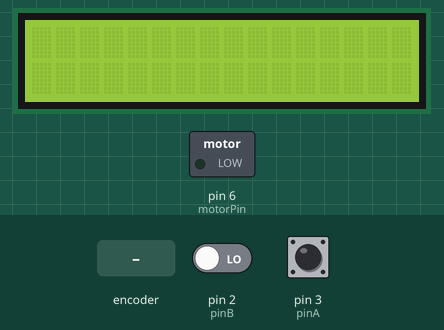
A sketch run on a simulated Arduino Uno, built with avr-gcc and run on an emulated ATmega328P. Shown: 16×2 character LCD, switched loads named in the sketch (green lamp = pin HIGH). The inputs (shaded band) are chosen by the test bench; at power-on: pin 2 (pinB) LOW, pin 3 (pinA) HIGH. What the sketch prints to the serial monitor is not drawn.

Above: at 1.2 s.
1.3 s: rotary encoder on pin 3 (pinA) / pin 2 (pinB) turned 3 steps (first pin leading)
At 2.9 s:
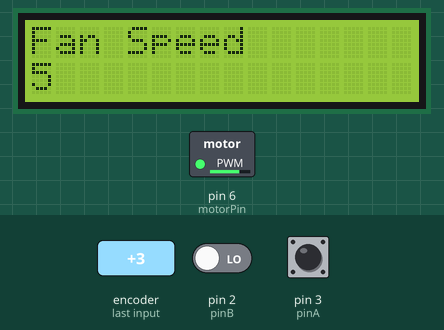
3.4 s: rotary encoder on pin 3 (pinA) / pin 2 (pinB) turned 3 steps (first pin leading)
At 4.5 s:
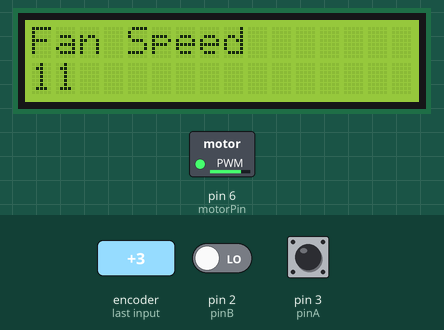
5.5 s: rotary encoder on pin 3 (pinA) / pin 2 (pinB) turned 1 step (first pin leading)
At 7.0 s:
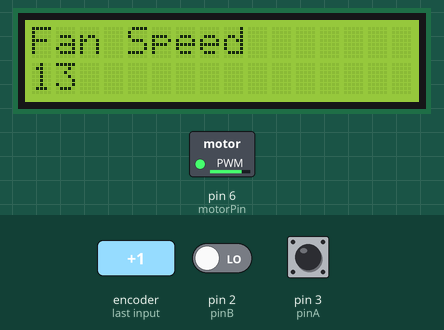
Timing chart, 0 to 8.5 s (numbered marks = the images above; inputs shaded):
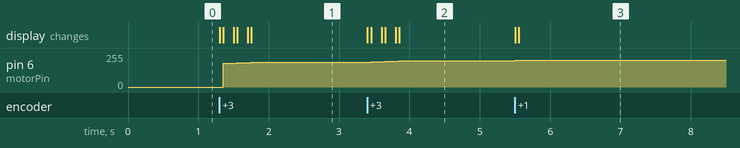

Measured:
- after the input at 1.3 s, pin 6 (motorPin): 0/255 → 177/255 after 0.05 s, → 181/255 0.15 s later, → 185/255 0.20 s later; the display: first changes at once (image 1 shows a later state)
- after the input at 3.4 s, pin 6 (motorPin): 185/255 → 189/255 at once, → 193/255 0.20 s later, → 197/255 0.20 s later; the display: first changes at once (image 2 shows a later state)
- after the input at 5.5 s, pin 6 (motorPin): 197/255 → 201/255 at once; the display: first changes at once (image 3 shows a later state)

The sketch:

EncoderMotorLCDGOOD.ino
```cpp
//LDC
#include <LiquidCrystal.h>
LiquidCrystal lcd(7, 8, 9, 10, 11, 12);
const int columns=16;
const int rows=2;
int mapRange = 40;
int wait=0;
//motor
int motorPin=6;
int speed;
//encoder
int pinA=3;
int pinB=2;
int lastPinA;
int valueA;
int speedDisplay;
boolean clockwise;
long int encoderCount=0;

void setup() {
  //LCD
  lcd.begin(columns,rows);
  //motor
  pinMode(motorPin,OUTPUT);
  //encoder
  pinMode(pinA,INPUT);
  pinMode(pinB,INPUT);
  lastPinA=digitalRead(pinA);
  Serial.begin(9600);
}

void loop() {
  valueA=digitalRead(pinA);
  delay(wait);
  if(valueA!=lastPinA){
    if(digitalRead(pinB)!=valueA){
      encoderCount++;
      lcd.clear();
    }
    else{
      encoderCount--;
      lcd.clear();
    }
    if(encoderCount>=mapRange){
      encoderCount=mapRange;
    }
    speed=map(encoderCount,0,mapRange,175,255);
    speed = constrain(speed, 0, 255);
    if(encoderCount<=0){
      encoderCount=0;
      speed=0;
      lcd.clear();
    }
    lcd.setCursor(0,0);
    lcd.print("Fan Speed");
    lcd.setCursor(0,1);
    lcd.print(encoderCount);
    Serial.println(speed);
    Serial.println(encoderCount);
    delay(wait);
    analogWrite(motorPin,speed);
  }
  lastPinA=valueA;
}
```
